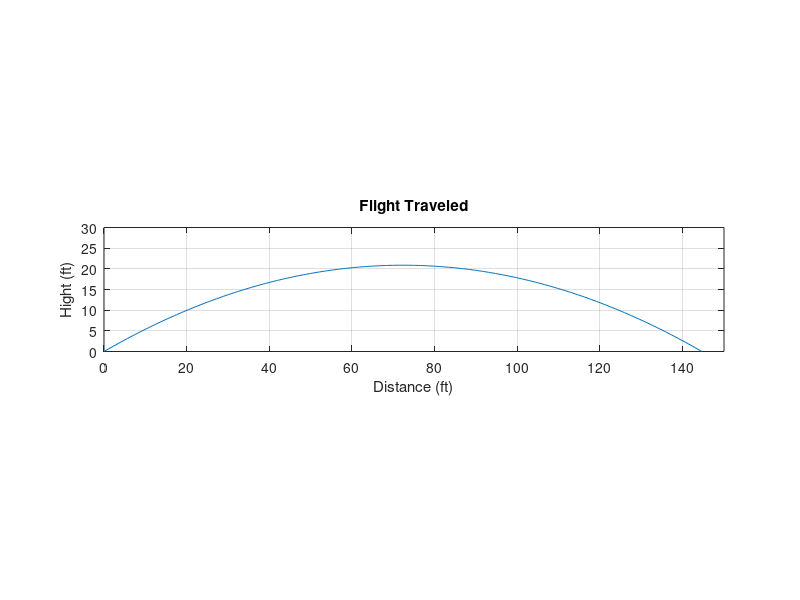

This figure's MATLAB source:

g =32.2;
v =50 * 5280/3600;
theta = 30 * pi/180;
disp('Time of Flight (s):');
tg = 2 * v * sin(theta)/g;
disp('Distance Traveled (ft):');
xg = v * cos(theta) * tg;

t = linspace (0,tg,256);
x = v * cos(theta) * t;
y = v * sin(theta) * t - g/2 *t .^2;

plot(x,y),axis equal,axis([0 150 0 30]),grid,xlabel('Distance (ft)'),ylabel('Hight (ft)'),title('Flight Traveled');